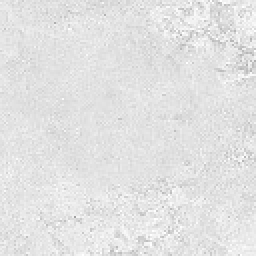
#> input picture LABORATORIUM/LAB_3/patches/gres/gres_patch_0.png, 128 x 128 px (shown 2 times larger); its folder holds only this picture in this run
$ python cechy.py   (older library calls are emulated)
#> lines starting #> are read from the running program, lines starting #| are printed output that depends on the picture
import os
import numpy as np
from skimage.feature import graycomatrix, graycoprops
from skimage.io import imread
import pandas as pd

DISTANCES = [1, 3, 5]
ANGLES = [0, np.pi/4, np.pi/2, 3*np.pi/4]
FEATURES = ['dissimilarity', 'correlation', 'contrast', 'energy', 'homogeneity', 'ASM']

def extract_features_from_patch(img, distances, angles):
    img = (img / 4).astype(np.uint8)  # Redukcja do 64 poziomów szarości
    glcm = graycomatrix(img, distances=distances, angles=angles, symmetric=True, normed=True)

    feature_vector = []
    for prop in FEATURES:
        vals = graycoprops(glcm, prop)
        feature_vector.extend(vals.flatten())
    return feature_vector

def extract_all_features(patch_dir):
#> called with patch_dir = 'patches'
    data = []
    for category in os.listdir(patch_dir):
        category_path = os.path.join(patch_dir, category)
        if not os.path.isdir(category_path):
            continue
        for filename in os.listdir(category_path):
            img_path = os.path.join(category_path, filename)
            img = imread(img_path, as_gray=True)
#> img is the input picture: shape (128, 128); min 160, max 255, mean 226.4
            img = (img * 255).astype(np.uint8)
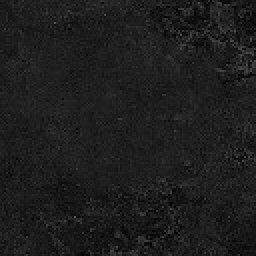
#> img: shape (128, 128) (shown 2 times larger); min 1, max 96, mean 29.6

            features = extract_features_from_patch(img, DISTANCES, ANGLES)
#> in extract_features_from_patch, `img = (img / 4).astype(np.uint8)`:
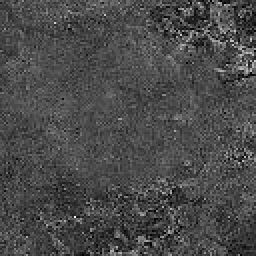
#> img: shape (128, 128) (shown 2 times larger); min 0, max 24, mean 7; drawn with min black and max white
#> after the loop in extract_features_from_patch, `for prop in FEATURES:`: feature_vector = 72 values, max 9.04 at index 34, min 0.0232 at index 68, mean 1.9
#> features has the same summary as feature_vector in extract_features_from_patch
            features.append(category)  # label
            data.append(features)
#> pass 2 of the loop in extract_all_features, `for category in os.listdir(patch_dir):`:
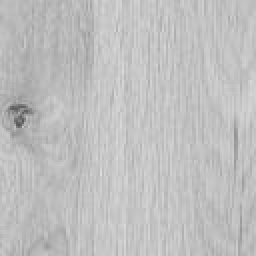
#> input picture LABORATORIUM/LAB_3/patches/laminat/laminat_patch_0.png, 128 x 128 px (shown 2 times larger)
#> in extract_all_features, img is the input picture: shape (128, 128); min 82, max 222, mean 191
#> in extract_all_features, `img = (img * 255).astype(np.uint8)`:
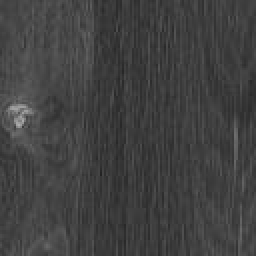
#> img: shape (128, 128) (shown 2 times larger); min 34, max 174, mean 65
#> in extract_features_from_patch (call 2), `img = (img / 4).astype(np.uint8)`:
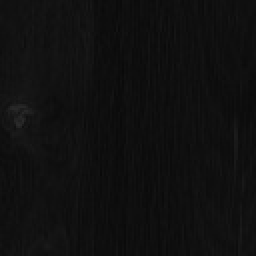
#> img: shape (128, 128) (shown 2 times larger); min 8, max 43, mean 15.9
#> after the loop in extract_features_from_patch (call 2), `for prop in FEATURES:`: feature_vector = 72 values, max 8.06 at index 32, min 0.0172 at index 68, mean 1.49
#> in extract_all_features, `features = extract_features_from_patch(img, DISTANCES, ANGLES)`: features has the same summary as feature_vector in extract_features_from_patch
    return data

# Wyciągnij cechy z patchy i zapisz jako CSV
features = extract_all_features("patches")
#> features = 2 items
columns = [f"{feat}_{d}_{int(np.rad2deg(a))}" for feat in FEATURES for d in DISTANCES for a in ANGLES]
columns.append("label")

df = pd.DataFrame(features, columns=columns)
#> df = table of 2 rows and 73 columns
df.to_csv("features.csv", index=False)
print("Zapisano features.csv")
